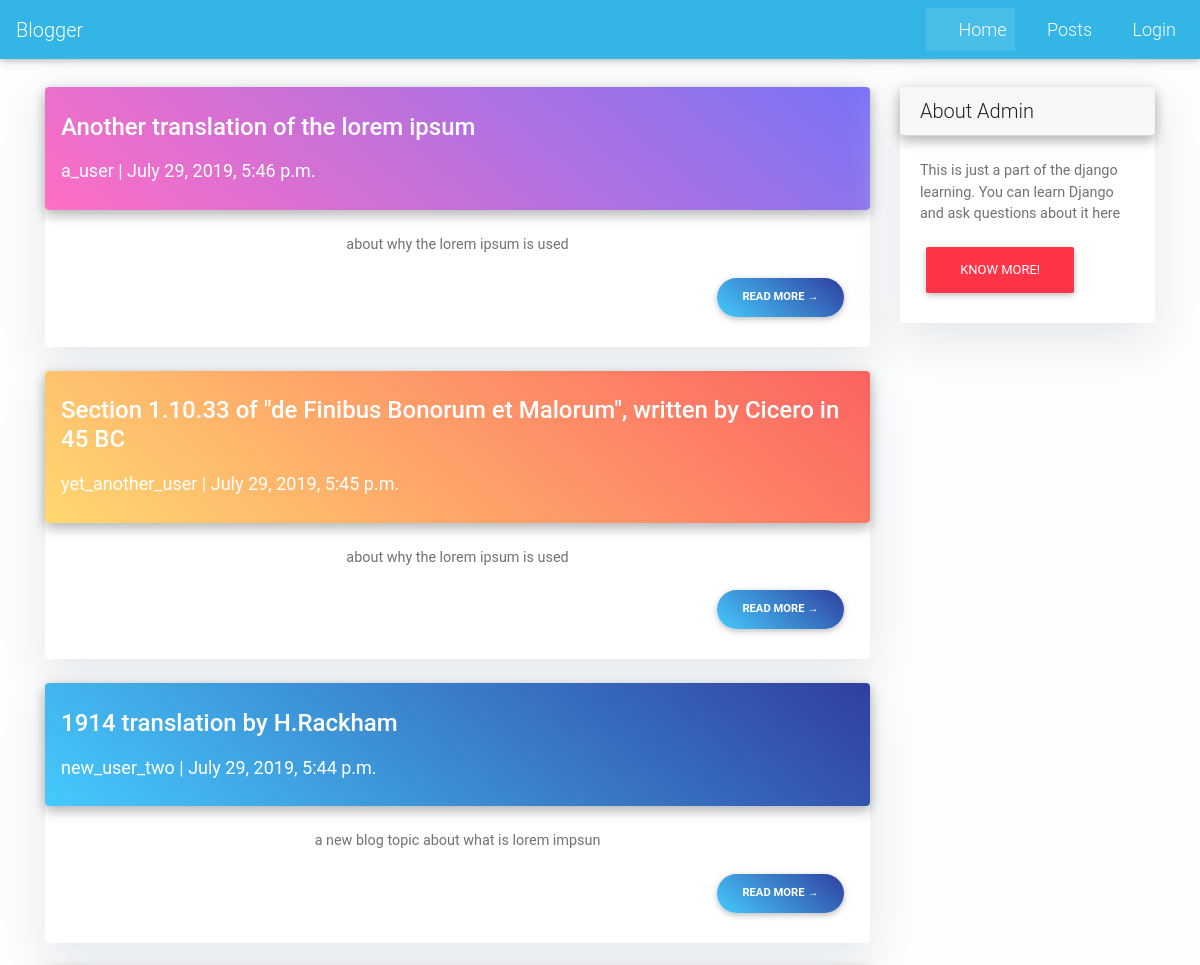
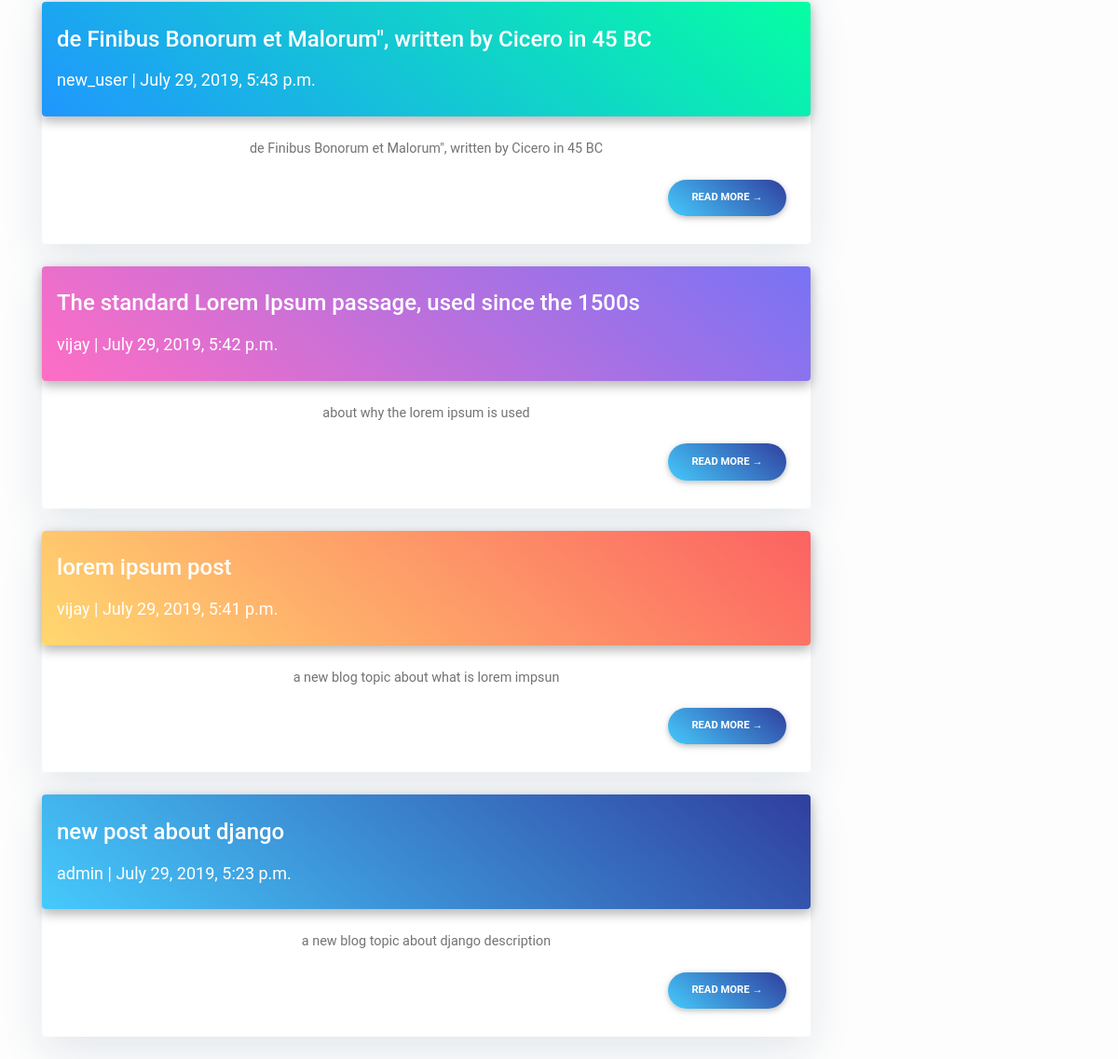
/posts/, run on the app's committed database (2 pictures, top to bottom).
### pages/models.py (models this page shows, shortened)
class Post(models.Model):
    title=models.CharField(max_length=250)
    slug=models.SlugField(max_length=200,unique=True)
    author=models.ForeignKey(User, on_delete=models.CASCADE,related_name='posts')
    description=models.CharField(max_length=500)
    content = models.CharField(max_length=1000)
    published_on=models.DateTimeField('published_on',auto_now_add=True)
    updated_on=models.DateTimeField('updated_on',auto_now=True)
    status=models.IntegerField(choices=STATUS, default=0)
    votes=models.IntegerField(default=0)
    class Meta:
        ordering=['-published_on']

### pages/views.py (the view)
# urls.py: path('posts/',views.PostList.as_view(),name='Home'),
class PostList(generic.ListView):
    queryset=Post.objects.filter(status=1).order_by('-published_on')
    template_name='index.html'

### templates/index.html (shortened to what this page needs)
{% extends "base.html" %}
{% block content %}
<div class="container">
    <div class="row">
        <div class="col-md-9 mt-3 left">
            {% for post in post_list %}
            <div class="card card-cascade mt-2 mb-4">
                    <div class="view view-cascade gradient-card-header {% cycle 'purple' 'peach' 'blue' 'aqua' %}-gradient">
                      <h2 class="card-header-title text-left mb-3 h4">{{ post.title }}</h2>
                      <p class="card-header-subtitle mb-0 text-left">{{ post.author }} | {{ post.published_on}}</p>
                    </div>
                    <div class="card-body card-body-cascade text-center">
                      <p class="card-text">{{post.description|slice:":200" }}</p>
                      <a href="{% url 'post_detail' post.slug  %}" class="float-right btn btn-rounded btn-md blue-gradient"><strong> Read More </strong>&rarr;</a>
                    </div>
                  </div>
            {% endfor %}
        </div>
        {% block sidebar %} {% include 'sidebar.html' %} {% endblock sidebar %}
    </div>
</div>
{%endblock%}

### templates/base.html (shortened to what this page needs)
{% load static %}
<!DOCTYPE html>
<html lang="en">
<head>
    <link rel="stylesheet" type="text/css" href="{% static './css/style.css' %}">
</head>
<body>
<nav class="mb-1 navbar navbar-expand-lg navbar-dark info-color">
        <a class="navbar-brand" href="#">Blogger</a>
        <div class="collapse navbar-collapse" id="navbarSupportedContent-4">
          <ul class="navbar-nav ml-auto">
            <li class="nav-item active">
              <a class="nav-link" href="#">
                <i class="fab fa-facebook-f"></i> Home
              </a>
            </li>
            <li class="nav-item">
              <a class="nav-link" href="#">
                <i class="fab fa-instagram"></i> Posts</a>
            </li>
            <li class="nav-item">
                    <a class="nav-link" href="#">
                    <i class="fab fa-instagram"></i> Login</a>
            </li>
          </ul>
        </div>
      </nav>
{% block content %}
{% endblock %}
</body>
</html>

### templates/sidebar.html (shortened to what this page needs)
{% block sidebar %}
<div class="col-md-3 float-right ">
<div class="card card-cascade my-4">
        <h5 class="card-header view view-cascade">About Admin</h5>
    <div class="card-body">
        <p class="card-text"> This is just a part of the django learning. You can learn Django and ask questions about it here</p>
        <a href="https://github.com/vijay-krishnamoorthy/"
           class="btn btn-danger">Know more!</a>
    </div>
</div>
</div>
{% endblock sidebar %}

### templates/index.html (style rules this page uses)
body { font-family: "Roboto", sans-serif; font-size: 18px; background-color: #fdfdfd; }
.card { box-shadow: 0 16px 48px #E3E7EB; }

### templates/sidebar.html (style rules this page uses)
.card { box-shadow: 0 16px 48px #E3E7EB; }

### data on the page
Post: title "Another translation of the lorem ipsum", author "a_user", published_on "July 29, 2019, 5:46 p.m.", description "about why the lorem ipsum is used"
Post: title "Section 1.10.33 of \"de Finibus Bonorum et Malorum\", written by Cicero in 45 BC", author "yet_another_user", published_on "July 29, 2019, 5:45 p.m.", description "about why the lorem ipsum is used"
Post: title "1914 translation by H.Rackham", author "new_user_two", published_on "July 29, 2019, 5:44 p.m.", description "a new blog topic about what is lorem impsun"
Post: title "de Finibus Bonorum et Malorum\", written by Cicero in 45 BC", author "new_user", published_on "July 29, 2019, 5:43 p.m.", description "de Finibus Bonorum et Malorum\", written by Cicero in 45 BC"
Post: title "The standard Lorem Ipsum passage, used since the 1500s", author "vijay", published_on "July 29, 2019, 5:42 p.m.", description "about why the lorem ipsum is used"
Post: title "lorem ipsum post", author "vijay", published_on "July 29, 2019, 5:41 p.m.", description "a new blog topic about what is lorem impsun"
Post: title "new post about django", author "admin", published_on "July 29, 2019, 5:23 p.m.", description "a new blog topic about django description"
